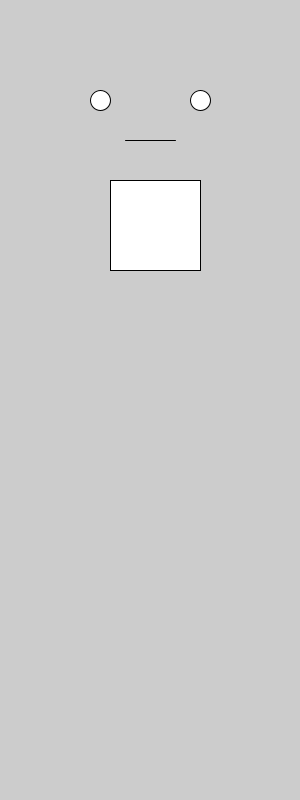
Frame 1 (no input)
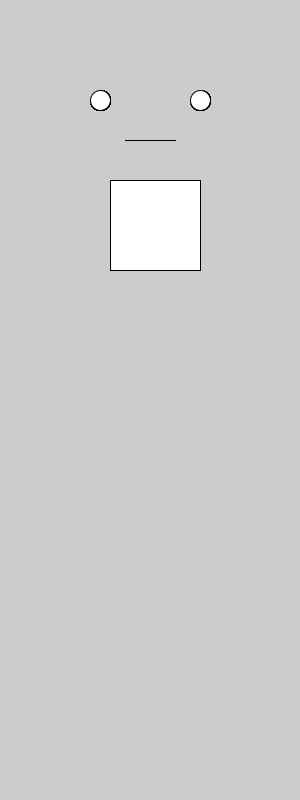
Frame 60 (the mouse pressed at the canvas centre just before this capture)
Frame 120 (the mouse held since frame 60 and released just before this capture): identical to frame 60, image omitted

The Processing sketch that drew these frames (run headless with seeded random() and noise(); from frame 60 on, the mouse is pressed at the canvas centre):

// Processing sketch: alien
// ── alien.pde
void setup(){
size(300,800);
//comment
}

void draw(){
ellipse(100,100,20,20);
ellipse(200,100,20,20);
line(125,140,175,140);
rect(110,180,90,90);
}
